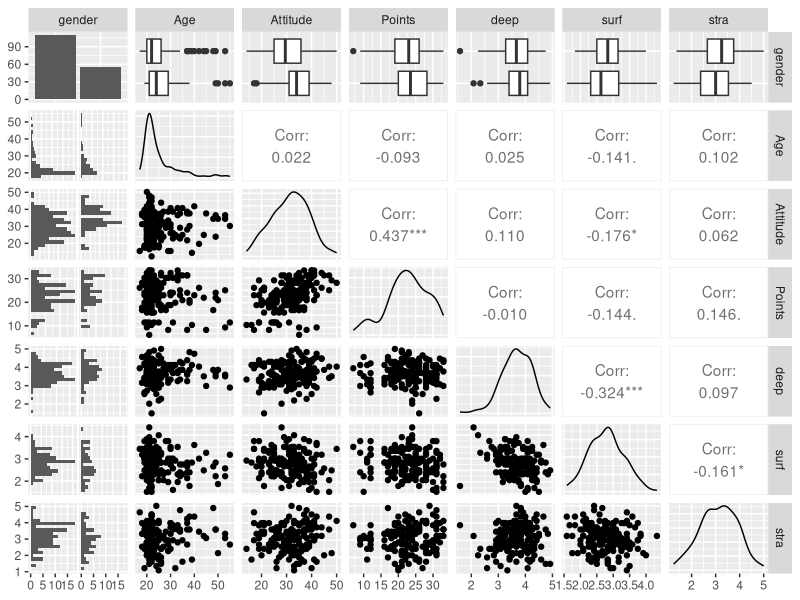
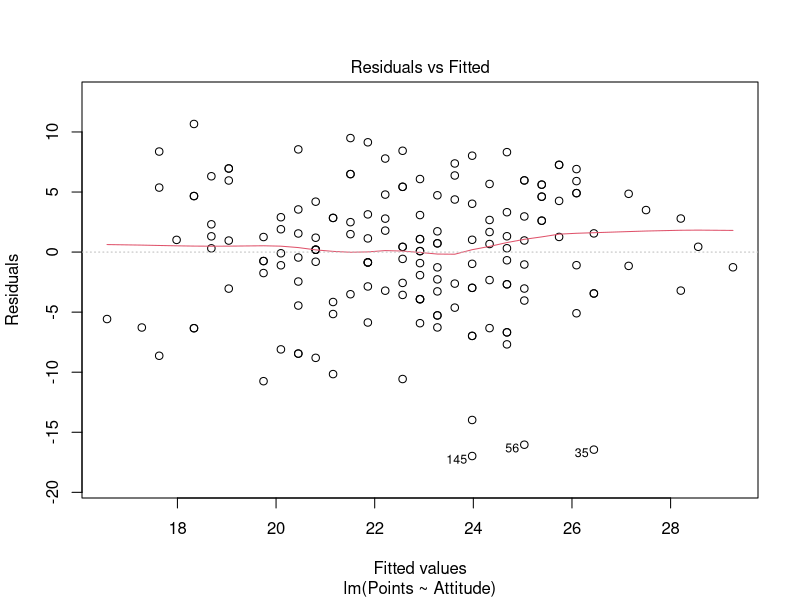
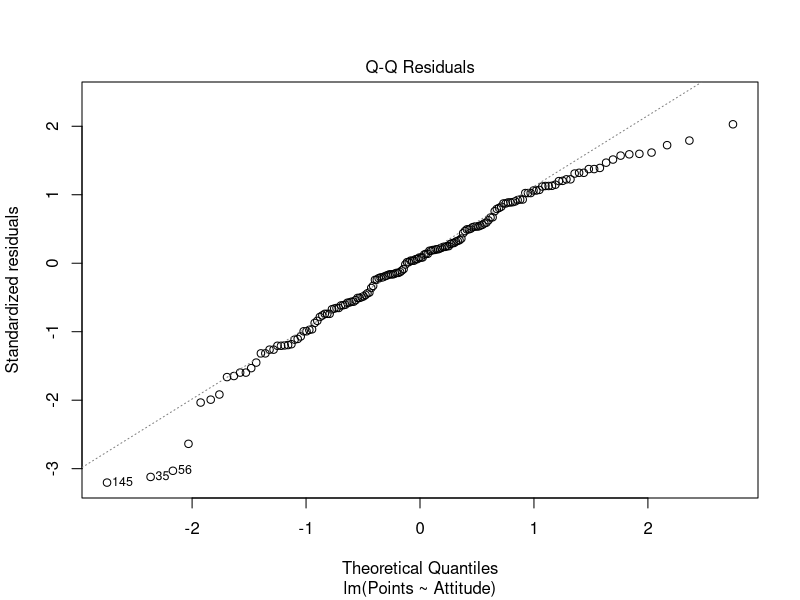
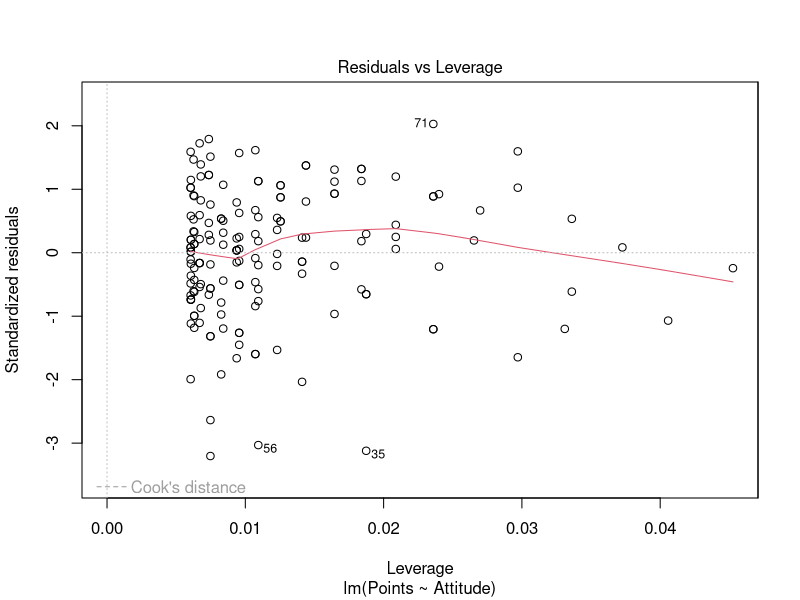

Source code (R) for these figures, in order:
## ---- chunk 1
date()
## ---- chunk 2
#We'll first set the working directory.
setwd("~/Desktop/IODS2020/IODS-project")

#And then check that it is correct.

getwd()

#We'll then read the file and examine it.
learning2014 <- read.table(file = "learning2014.txt")

dim(learning2014)
str(learning2014)
## ---- chunk 3
summary(learning2014)
## ---- chunk 4
#We first accesses the library GGally and ggplot2.
library(GGally)
library(ggplot2)

#And then draw a scatter plot matrix (p1).

p1 <- ggpairs(learning2014, mapping = aes(), lower = list(combo = wrap("facethist", bins = 20)))
p1
## ---- chunk 5
my_model <- lm(Points ~ Attitude + stra + surf, data = learning2014)

summary(my_model)
## ---- chunk 6
new_model <- lm(Points ~ Attitude, data = learning2014)

summary(new_model)
## ---- chunk 7
plot(new_model, which = c(1, 2, 5))
